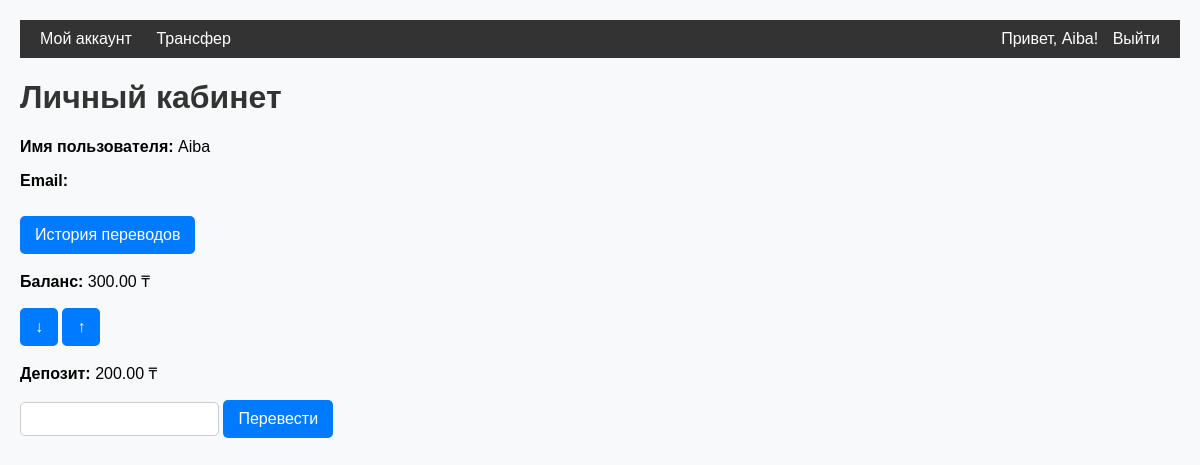
The page /profile/ (signed in) on the database its author committed.
### users/models.py (models this page shows, shortened)
class UserAccount(AbstractUser):
    balance = models.DecimalField(max_digits=10, decimal_places=2, default=0.00)
    deposit = models.DecimalField(max_digits=10, decimal_places=2, default=0.00)
    is_admin = models.BooleanField(default=False)
    is_manager = models.BooleanField(default=False)
    is_customer = models.BooleanField(default=True)

### users/views.py (the view)
# urls.py: path("profile/", views.profile, name="profile"),
@login_required
def profile(request):
    user = request.user
    sent_transactions = user.sent_transactions.all().order_by('-timestamp')
    received_transactions = user.received_transactions.all().order_by('-timestamp')
    return render(request, 'users/profile.html', {
        'user': user,
        'sent_transactions': sent_transactions,
        'received_transactions': received_transactions
    })

### users/templates/users/profile.html (shortened to what this page needs)
{% extends 'users/base.html' %}
{% block content %}
    <h1>Личный кабинет</h1>
    <p><strong>Имя пользователя:</strong> {{ user.username }}</p>
    <p><strong>Email:</strong> {{ user.email }}</p>
    <a href="{% url 'transaction_history' %}" class="history-button">История переводов</a>
<p><strong>Баланс:</strong> {{ user.balance }} ₸</p>
<button type="button" onclick="setDirection('to_deposit')">↓</button>
<button type="button" onclick="setDirection('from_deposit')">↑</button>
<p><strong>Депозит:</strong> {{ user.deposit }} ₸</p>
<form id="transfer-form" method="post" action="{% url 'transfer_balance_deposit' %}">
    <input type="number" name="amount" id="amount" min="1" required>
    <button type="submit">Перевести</button>
</form>
{% endblock %}

### users/templates/users/base.html (shortened to what this page needs)
<!DOCTYPE html>
    {% load static %}
<html lang="ru">
<head>
    <link rel="stylesheet" href="{% static 'css/styles.css' %}">
</head>
<body>
    <div class="navbar">
        <div>
            <a href="{% url 'profile' %}">Мой аккаунт</a>
            <a href="{% url 'transfer' %}">Трансфер</a>
        </div>
        <div>
            {% if user.is_authenticated %}
                <span>Привет, {{ user.username }}!</span>
                <a href="{% url 'logout' %}">Выйти</a>
            {% else %}
                <a href="{% url 'login' %}">Войти</a>
            {% endif %}
        </div>
    </div>
    <div>
        {% block content %}{% endblock %}
    </div>
</body>
</html>

### static/css/styles.css (style rules this page uses)
body { font-family: Arial, sans-serif; margin: 20px; background-color: #f8f9fa; }
.navbar { background: #333; color: white; padding: 10px; display: flex; justify-content: space-between; }
.navbar a { color: white; text-decoration: none; margin: 0 10px; }
h1 { color: #333; }
button { background-color: #007bff; color: white; border: none; padding: 10px 15px; cursor: pointer; font-size: 16px; border-radius: 5px; }
input, select { padding: 8px; font-size: 14px; border: 1px solid #ccc; border-radius: 5px; }

### users/templates/users/base.html (style rules this page uses)
body { font-family: Arial, sans-serif; margin: 20px; }
.navbar { background: #333; color: white; padding: 10px; display: flex; justify-content: space-between; }
.navbar a { color: white; text-decoration: none; margin: 0 10px; }

### users/templates/users/profile.html (style rules this page uses)
.history-button { display: inline-block; margin-top: 10px; padding: 10px 15px; background: #007bff; color: white; text-decoration: none; border-radius: 5px; }

### rows shown on the page
UserAccount: username "Aiba", balance "300.00", deposit "200.00"
